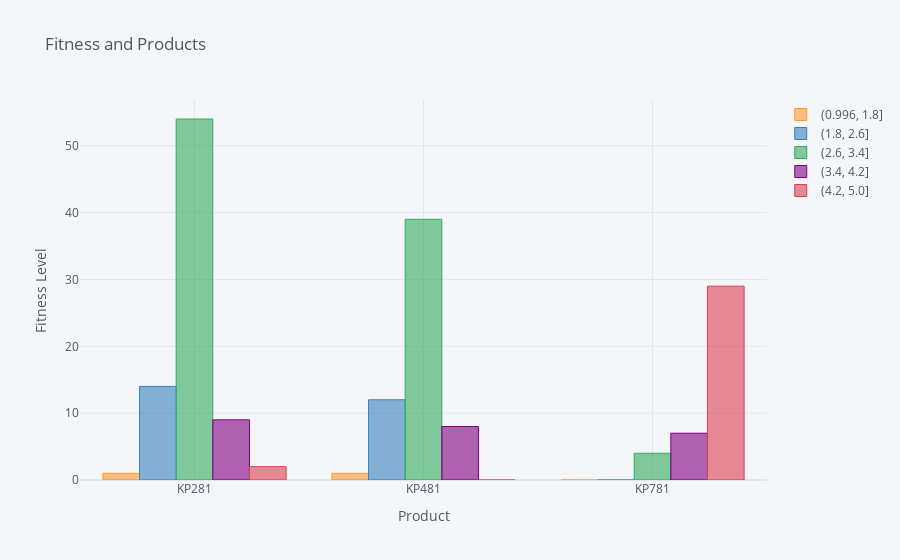

The code cell stored with this chart in its notebook:
### Markdown cell above
## Observations
1. KP281 is popular among people with less then 5 Hours of Weekly Usage
1. KP481 is is Popular with People using for 3 Hours in week
1. People with High usage prefers KP781 which may be due to high durability and comfort

### Code cell
pd.crosstab(aer.Product,pd.cut(aer['Fitness'], bins = 5)).iplot(kind='bar', title='   Fitness and Products',yTitle='Fitness Level',xTitle='Product')
pd.crosstab(aer.Product,aer['Fitness'],normalize=True,margins=True)

### Figure 1 — Plotly figure (JSON) as saved in the notebook; plotly's stock layout.template omitted (floating-point values rounded to 4 significant figures)
{"data": [{"marker": {"color": "rgba(255, 153, 51, 0.6)", "line": {"color": "rgba(255, 153, 51, 1.0)", "width": 1}}, "name": "(0.996, 1.8]", "orientation": "v", "text": "", "type": "bar", "x": ["KP281", "KP481", "KP781"], "y": [1, 1, 0]}, {"marker": {"color": "rgba(55, 128, 191, 0.6)", "line": {"color": "rgba(55, 128, 191, 1.0)", "width": 1}}, "name": "(1.8, 2.6]", "orientation": "v", "text": "", "type": "bar", "x": ["KP281", "KP481", "KP781"], "y": [14, 12, 0]}, {"marker": {"color": "rgba(50, 171, 96, 0.6)", "line": {"color": "rgba(50, 171, 96, 1.0)", "width": 1}}, "name": "(2.6, 3.4]", "orientation": "v", "text": "", "type": "bar", "x": ["KP281", "KP481", "KP781"], "y": [54, 39, 4]}, {"marker": {"color": "rgba(128, 0, 128, 0.6)", "line": {"color": "rgba(128, 0, 128, 1.0)", "width": 1}}, "name": "(3.4, 4.2]", "orientation": "v", "text": "", "type": "bar", "x": ["KP281", "KP481", "KP781"], "y": [9, 8, 7]}, {"marker": {"color": "rgba(219, 64, 82, 0.6)", "line": {"color": "rgba(219, 64, 82, 1.0)", "width": 1}}, "name": "(4.2, 5.0]", "orientation": "v", "text": "", "type": "bar", "x": ["KP281", "KP481", "KP781"], "y": [2, 0, 29]}], "layout": {"legend": {"bgcolor": "#F5F6F9", "font": {"color": "#4D5663"}}, "paper_bgcolor": "#F5F6F9", "plot_bgcolor": "#F5F6F9", "title": {"font": {"color": "#4D5663"}, "text": "   Fitness and Products"}, "xaxis": {"gridcolor": "#E1E5ED", "showgrid": true, "tickfont": {"color": "#4D5663"}, "title": {"font": {"color": "#4D5663"}, "text": "Product"}, "zerolinecolor": "#E1E5ED"}, "yaxis": {"gridcolor": "#E1E5ED", "showgrid": true, "tickfont": {"color": "#4D5663"}, "title": {"font": {"color": "#4D5663"}, "text": "Fitness Level"}, "zerolinecolor": "#E1E5ED"}}}
